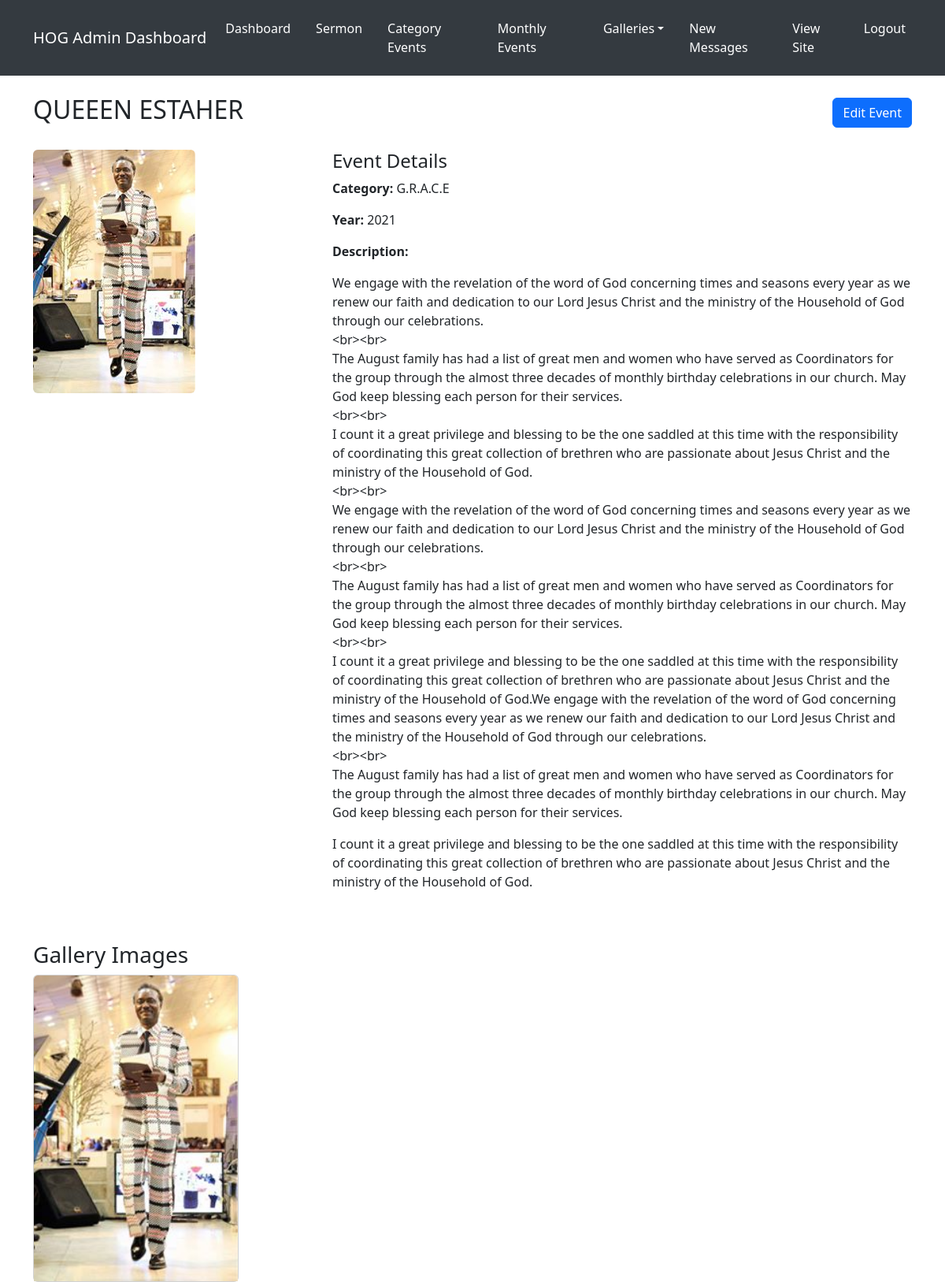
The page /custom-admin/event/grace-2021/ (signed in) on the database its author committed.
### hog/models.py (models this page shows, shortened)
class Event(models.Model):
    category = models.ForeignKey(EventCategory, on_delete=models.CASCADE)
    title = models.CharField(max_length=200)
    year = models.IntegerField()
    winner_image = models.ImageField(upload_to='events/winners/')
    description = models.TextField()
    slug = models.SlugField(unique=True, blank=True)
    created_at = models.DateTimeField(auto_now_add=True)

class EventCategory(models.Model):
    name = models.CharField(max_length=100)
    class Meta:
        verbose_name_plural = "Event Categories"
    def __str__(self):
        return self.name

class EventGallery(models.Model):
    event = models.ForeignKey(Event, related_name='gallery', on_delete=models.CASCADE)
    image = models.ImageField(upload_to='events/gallery/')
    caption = models.CharField(max_length=200, blank=True)
    class Meta:
        verbose_name_plural = "Event Galleries"

### hog/views.py (the view)
# urls.py: path('event/<slug:slug>/', views.event_public_view, name='event_detail'),
@login_required
def event_detail(request, slug):
    event = get_object_or_404(Event, slug=slug)
    gallery = event.gallery.all()
    return render(request, 'admin/event_detail.html', {
        'event': event,
        'gallery': gallery
    })

### hog/context_processors.py (called while the page is built)
def monthly_events_processor(request):
    months = [(i, month_name[i]) for i in range(1, 13)]
    monthly_events = {
        'fellowship_sunday': MonthlyEvent.objects.filter(event_type='Fellowship Sunday'),
        'christmas_carol': MonthlyEvent.objects.filter(event_type='Christmas Carol Competition'),
        'hallelujah_party': MonthlyEvent.objects.filter(event_type='Hallelujah Party'),
        'months': months
    }
    return {'monthly_events': monthly_events}

def categories_processor(request):
    categories = EventCategory.objects.all()
    events_by_category = {}
    for category in categories:
        events_by_category[category.name] = Event.objects.filter(
            category=category
        ).order_by('-year')
    return {
        'categories': categories,
        'events_by_category': events_by_category
    }

def events_processor(request):
    return {
        'events_by_category': {
            'Queen_Esther': Event.objects.filter(category__name='Queen Esther').order_by('-year'),
            'GRACE': Event.objects.filter(category__name='G.R.A.C.E').order_by('-year'),
        }
    }

def unread_messages_count(request):
    if request.user.is_authenticated:
        return {
            'unread_count': Message.objects.filter(is_read=False).count()
        }
    return {}

### templates/admin/event_detail.html
{% extends 'admin/base_admin.html' %} {% block content %}
<div class="container mt-4">
  <div class="d-flex justify-content-between align-items-center mb-4">
    <h2>{{ event.title }}</h2>
    <div>
      <a href="{% url 'admin_edit_event' event.slug %}" class="btn btn-primary"
        >Edit Event</a
      >
    </div>
  </div>
  <div class="row">
    <div class="col-md-4">
      <img
        src="{{ event.winner_image.url }}"
        alt="{{ event.title }}"
        class="img-fluid rounded"
      />
    </div>
    <div class="col-md-8">
      <h4>Event Details</h4>
      <p><strong>Category:</strong> {{ event.category }}</p>
      <p><strong>Year:</strong> {{ event.year }}</p>
      <p><strong>Description:</strong></p>
      <p>{{ event.description|linebreaks }}</p>
    </div>
  </div>
  {% if gallery %}
  <h3 class="mt-5">Gallery Images</h3>
  <div class="row g-4">
    {% for image in gallery %}
    <div class="col-md-3">
      <div class="card">
        <img
          src="{{ image.image.url }}"
          class="card-img-top"
          alt="Gallery image"
        />
      </div>
    </div>
    {% endfor %}
  </div>
  {% endif %}
</div>
{% endblock %}

### rows shown on the page
Event: title "QUEEEN ESTAHER", winner_image (picture), category "G.R.A.C.E", year "2021", description "We engage with the revelation of the word of God concerning times and seasons every year as we renew our faith and dedication to our Lord Jesus Christ and the ministry of the Household of God through our celebrations. <br><br> The August family has had a list of great men and women who have served as Coordinators for the group through the almost three decades of monthly birthday celebrations in our church. May God keep blessing each person for their services. <br><br> I count it a great privilege and blessing to be the one saddled at this time with the responsibility of coordinating this great collection of brethren who are passionate about Jesus Christ and the ministry of the Household of…"
EventGallery: image (picture)
